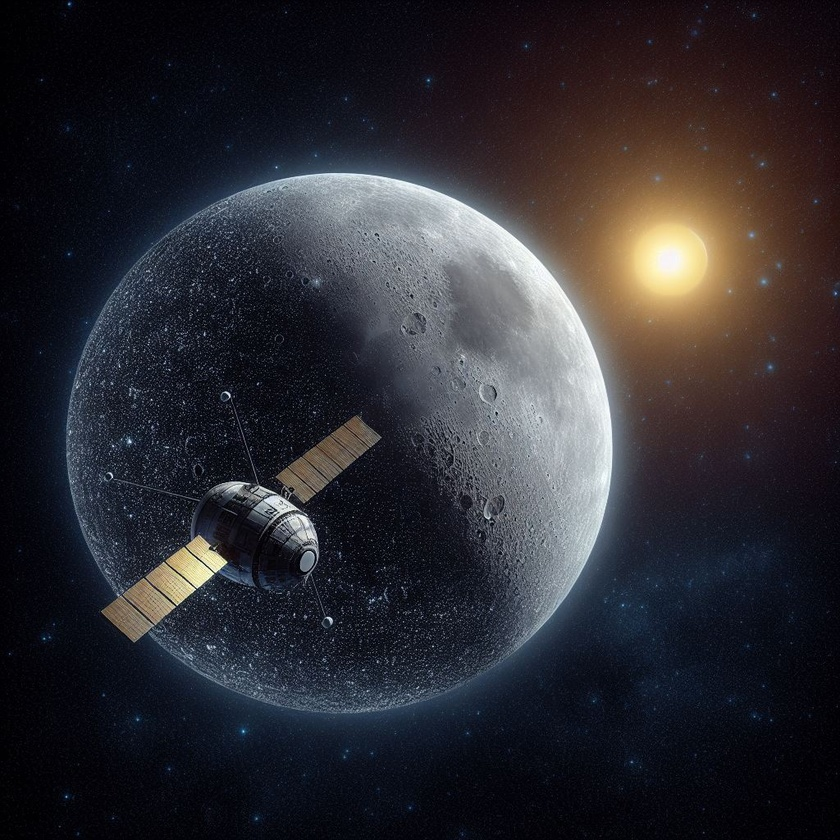
#> input picture imagens/Satelite.jpeg, 840 x 840 px, shrunk from 1024 x 1024 before the run
$ python satelite.py
#> lines starting #> are read from the running program, lines starting #| are printed output that depends on the picture; after the words box and inside, x2 and y2 are one past the last pixel; in counts of white or black regions, pixels touching at a corner belong together
import math

import numpy as np
import cv2
import matplotlib.pyplot as plt

imagens = []

img = cv2.imread('./imagens/Satelite.jpeg')
#> img is the input picture: shape (840, 840, 3); mean B, G, R 49.8, 44.2, 45.6
img = cv2.cvtColor(img, cv2.COLOR_BGR2RGB)
imagens.append(img)

img_gray = cv2.cvtColor(img, cv2.COLOR_RGB2GRAY)
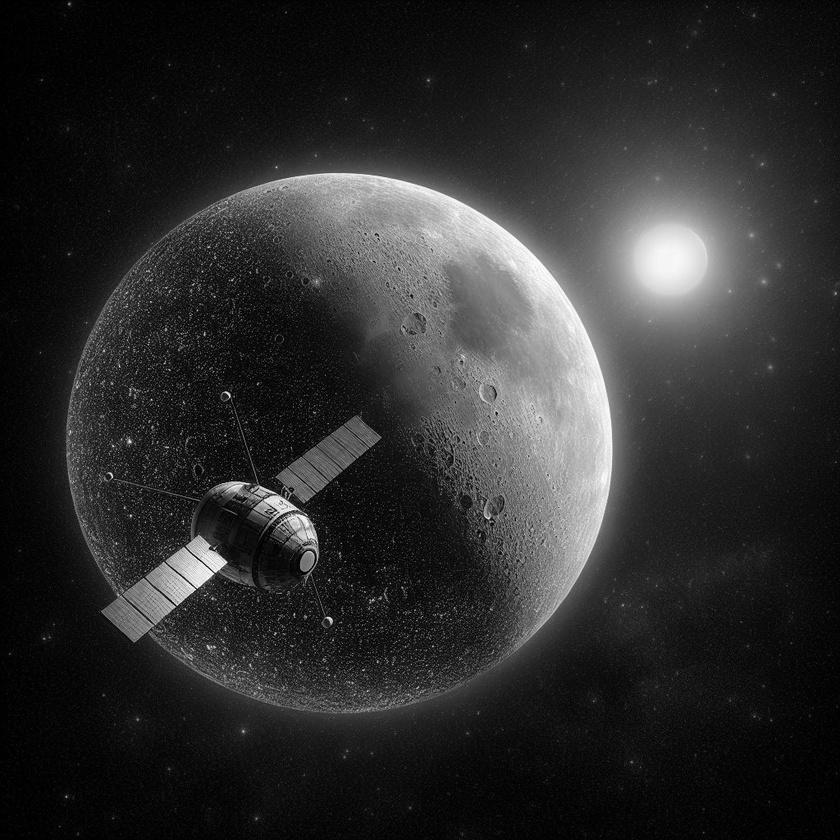
#> img_gray: shape (840, 840); min 0, max 255, mean 45.3
maxGray = img_gray.max()
#> maxGray = 255
imagens.append(img_gray)

tamanhoKernel = 7
kernel = np.ones((tamanhoKernel,tamanhoKernel), np.uint8)

img_blur = cv2.blur(img_gray, ksize=(tamanhoKernel,tamanhoKernel))
img_blur2 = cv2.blur(img_blur, ksize=(tamanhoKernel,tamanhoKernel))
img_blur3 = cv2.blur(img_blur2, ksize=(tamanhoKernel,tamanhoKernel))
img_blur4 = cv2.blur(img_blur3, ksize=(tamanhoKernel,tamanhoKernel))
img_blur5 = cv2.blur(img_blur4, ksize=(tamanhoKernel,tamanhoKernel))
img_blur6 = cv2.blur(img_blur5, ksize=(tamanhoKernel,tamanhoKernel))
img_blur7 = cv2.blur(img_blur6, ksize=(tamanhoKernel,tamanhoKernel))
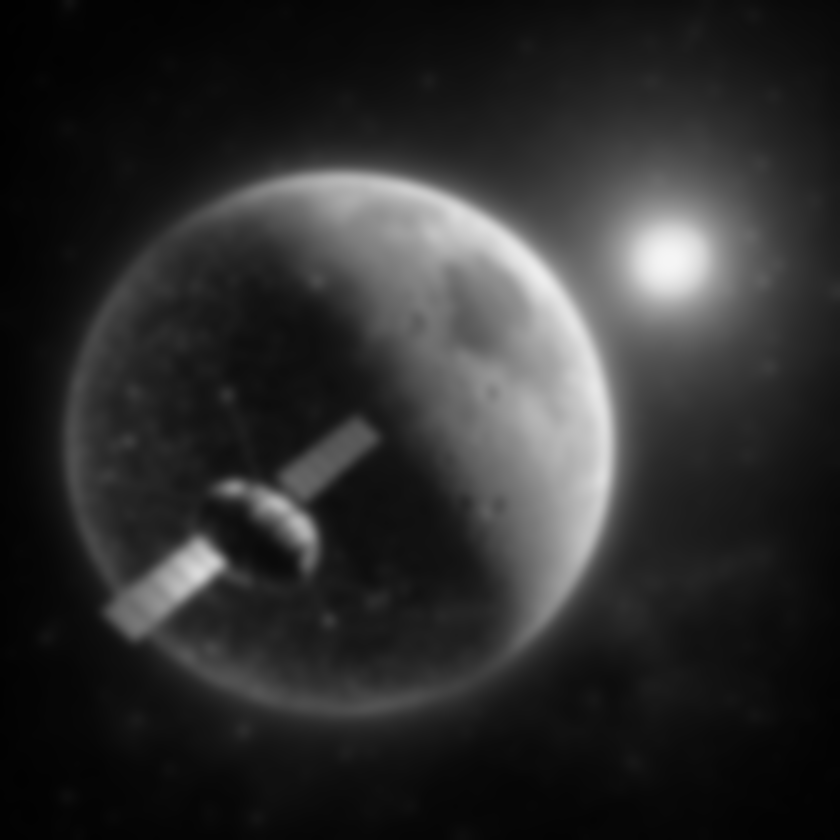
#> img_blur7: shape (840, 840); min 1, max 245, mean 45.3

imagens.append(img_blur7)

img_grad = cv2.morphologyEx(img_blur7, cv2.MORPH_GRADIENT, kernel)
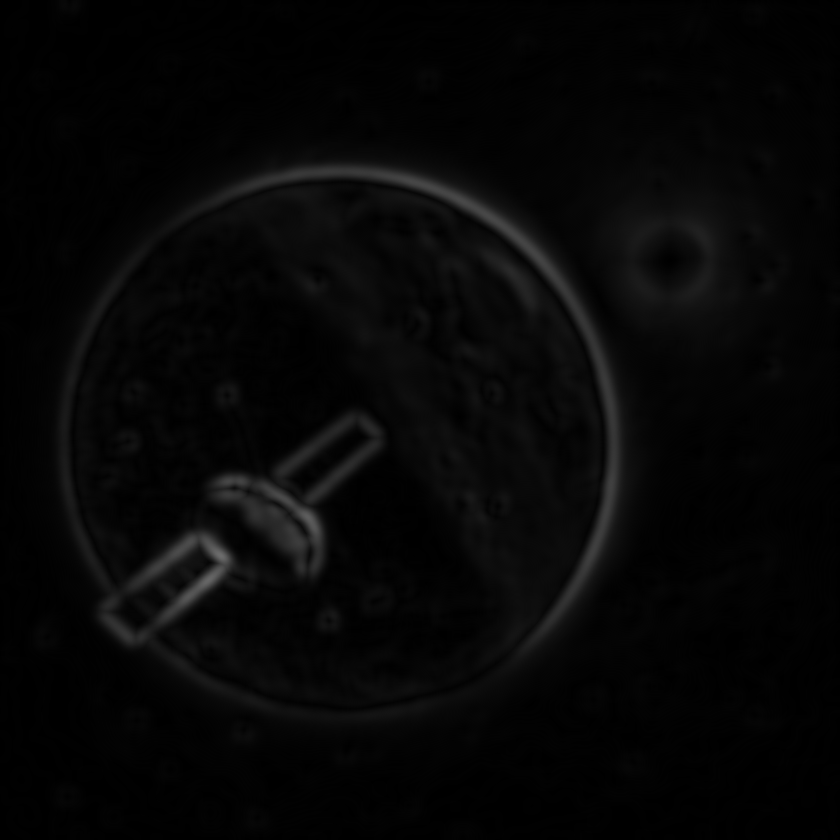
#> img_grad: shape (840, 840); min 0, max 108, mean 6.3
imagens.append(img_grad)

_, thresh = cv2.threshold(img_grad, maxGray *0.07, maxGray,cv2.THRESH_BINARY_INV)
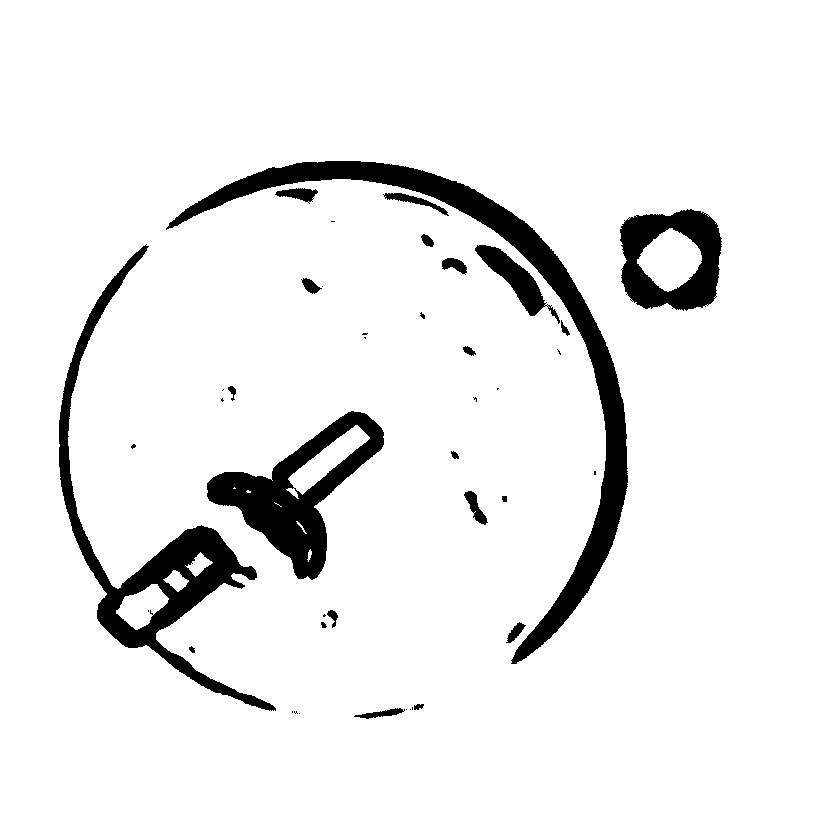
#> thresh: shape (840, 840); 92.9% white; 42 black regions (19 under 20 px), largest, box (x1, y1, x2, y2) and area: (166, 161, 628, 664) 17483, (59, 244, 276, 711) 12417, (207, 411, 384, 580) 10028
imagens.append(thresh)

thresh_close = cv2.morphologyEx(thresh, cv2.MORPH_CLOSE, kernel)
#> thresh_close: shape (840, 840); 93.2% white; 13 black regions, largest, box (x1, y1, x2, y2) and area: (180, 161, 628, 661) 17336, (59, 273, 256, 696) 11655, (207, 412, 384, 578) 9958
imagens.append(thresh_close)

img_d = cv2.dilate(thresh_close,kernel,iterations = 1)
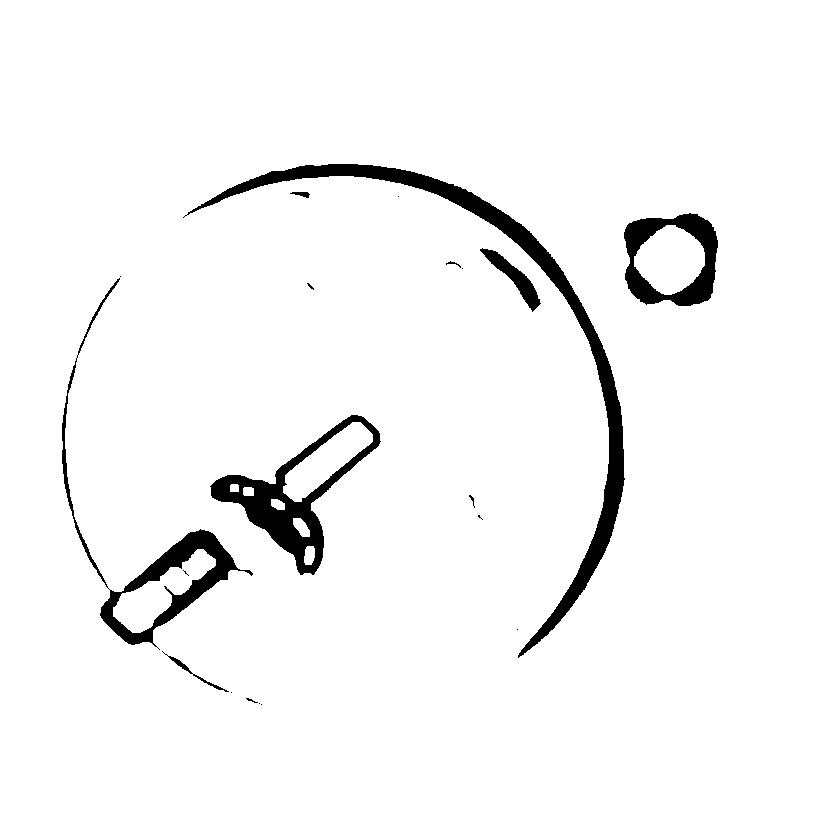
#> img_d: shape (840, 840); 96.1% white; 20 black regions (10 under 20 px)
imagens.append(img_d)

dilate_open = cv2.morphologyEx(img_d, cv2.MORPH_OPEN, kernel)
imagens.append(dilate_open)

contours, hierarchy = cv2.findContours(
                                   image = imagens[len(imagens)-1],
                                   mode = cv2.RETR_TREE,
                                   method = cv2.CHAIN_APPROX_SIMPLE)
#> contours = 52 contours, 29 with area under 20; largest, box (x1, y1, x2, y2) and area: (0, 0, 840, 840) 703921, (186, 163, 626, 659) 11644, (209, 414, 382, 576) 10078, (99, 528, 254, 648) 7729, (623, 212, 719, 307) 7510
contours = sorted(contours, key = cv2.contourArea, reverse = True)
img_copy = img.copy()
final = cv2.drawContours(img_copy, contours, contourIdx = -1,
                         color = (255, 0, 0), thickness = 2)
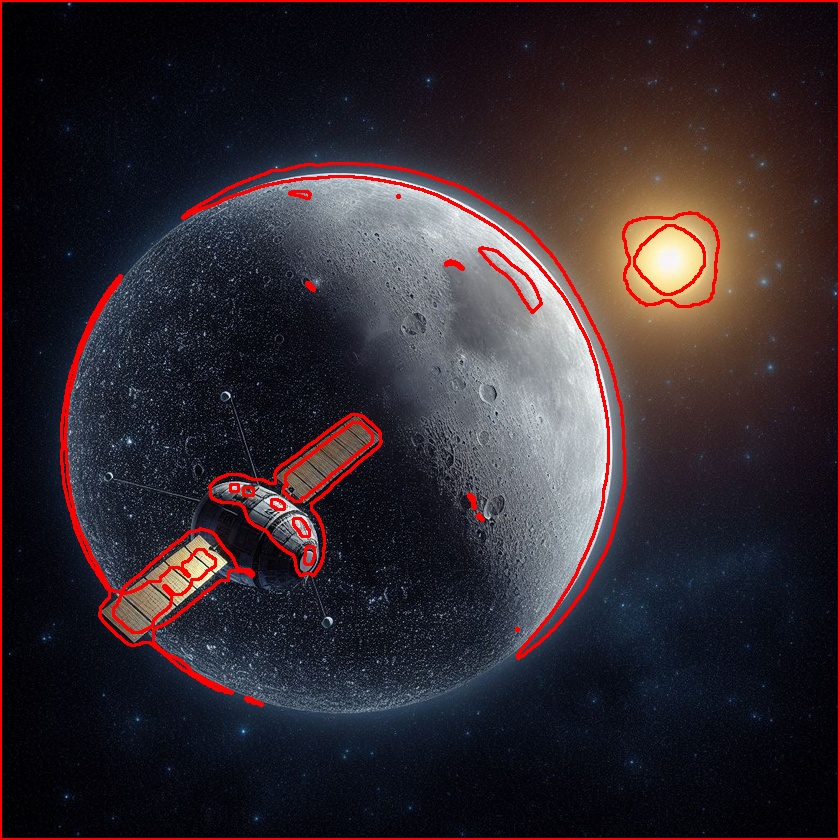
#> final: shape (840, 840, 3); mean R, G, B 51.7, 41.5, 47
imagens.append(final)

formatoX = math.ceil(len(imagens)**.5)
#> formatoX = 3
if (formatoX**2-len(imagens))>formatoX:
    formatoY = formatoX-1
else:
    formatoY = formatoX
#> formatoY = 3
for i in range(len(imagens)):
    plt.subplot(formatoY, formatoX, i + 1)
    plt.imshow(imagens[i],'gray')
    plt.xticks([]),plt.yticks([])
#> this loop made 9 passes
plt.show()

plt.imshow(imagens[len(imagens)-1],'gray')
plt.xticks([]),plt.yticks([])
plt.show()

$ run again, with imagens/Aviao.jpeg copied over imagens/Satelite.jpeg
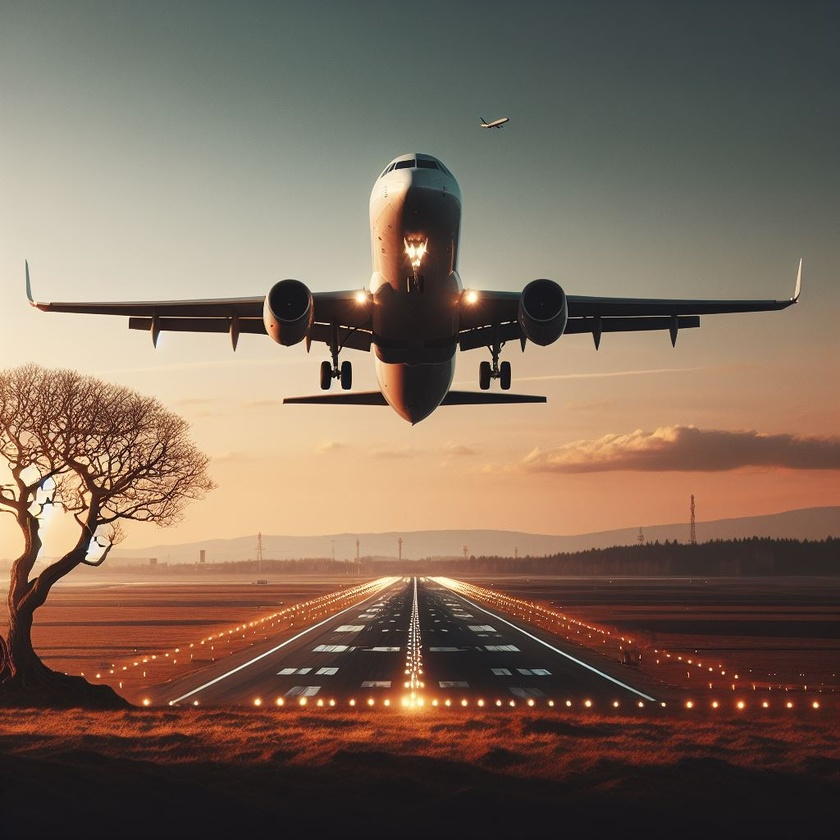
#> input picture imagens/Aviao.jpeg, 840 x 840 px, shrunk from 1024 x 1024 before the run
#> img is the input picture: shape (840, 840, 3); mean B, G, R 90, 105.5, 125.4
#> maxGray = 254
#> `_, thresh = cv2.threshold(img_grad, maxGray *0.07, maxGray,cv2.THRESH_..`:
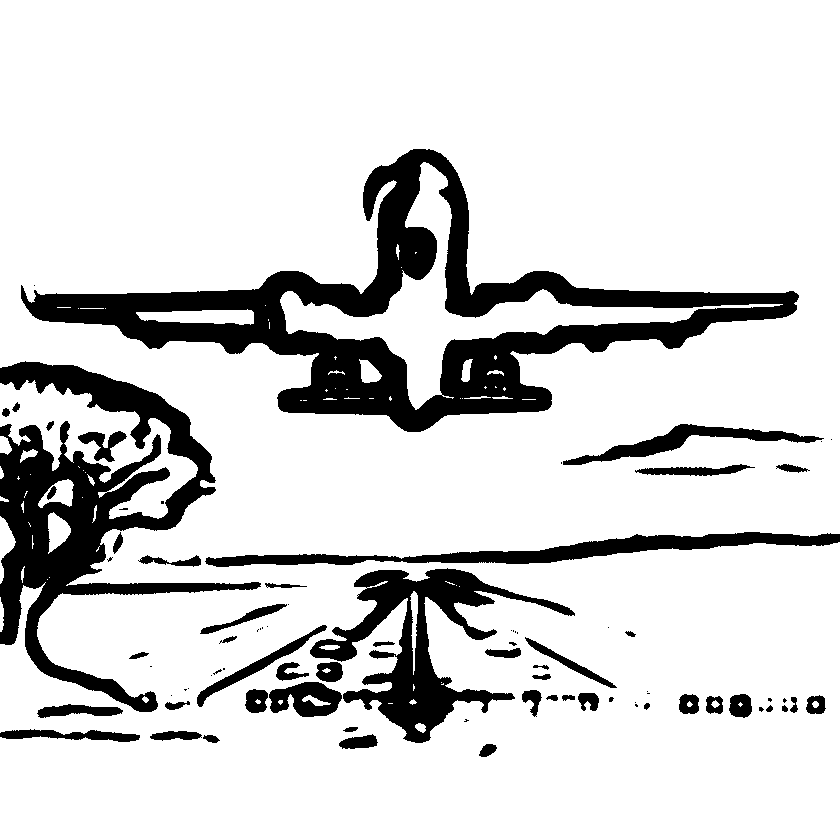
#> thresh: shape (840, 840); values 0 (black) and 254 (white), 84% white; 83 black regions (34 under 20 px), largest, box (x1, y1, x2, y2) and area: (21, 149, 799, 432) 48737, (0, 361, 261, 712) 27660, (310, 568, 575, 743) 13109
#> thresh_close: shape (840, 840); values 0 (black) and 254 (white), 85.4% white; 42 black regions, largest, box (x1, y1, x2, y2) and area: (28, 149, 797, 432) 48407, (0, 362, 215, 712) 26121, (344, 604, 492, 743) 6013
#> img_d: shape (840, 840); values 0 (black) and 254 (white), 91.9% white; 67 black regions (32 under 20 px)
#> contours = 133 contours, 58 with area under 20; largest, box (x1, y1, x2, y2) and area: (0, 0, 840, 840) 681498, (30, 151, 795, 430) 61380, (277, 159, 786, 413) 22657, (346, 606, 490, 741) 3862, (346, 571, 487, 640) 2816
#> `final = cv2.drawContours(img_copy, contours, contourIdx = -1, color = ..`:
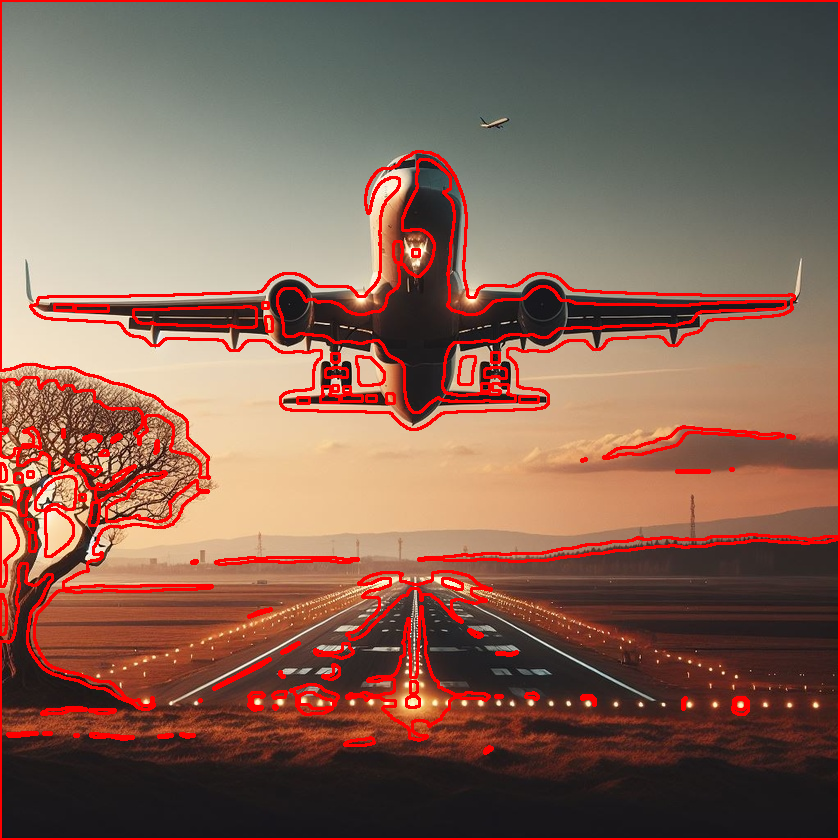
#> final: shape (840, 840, 3); mean R, G, B 133.9, 98.3, 84.1
#> formatoX = 3
#> the loop `for i in range(len(imagens)):` made 9 passes
